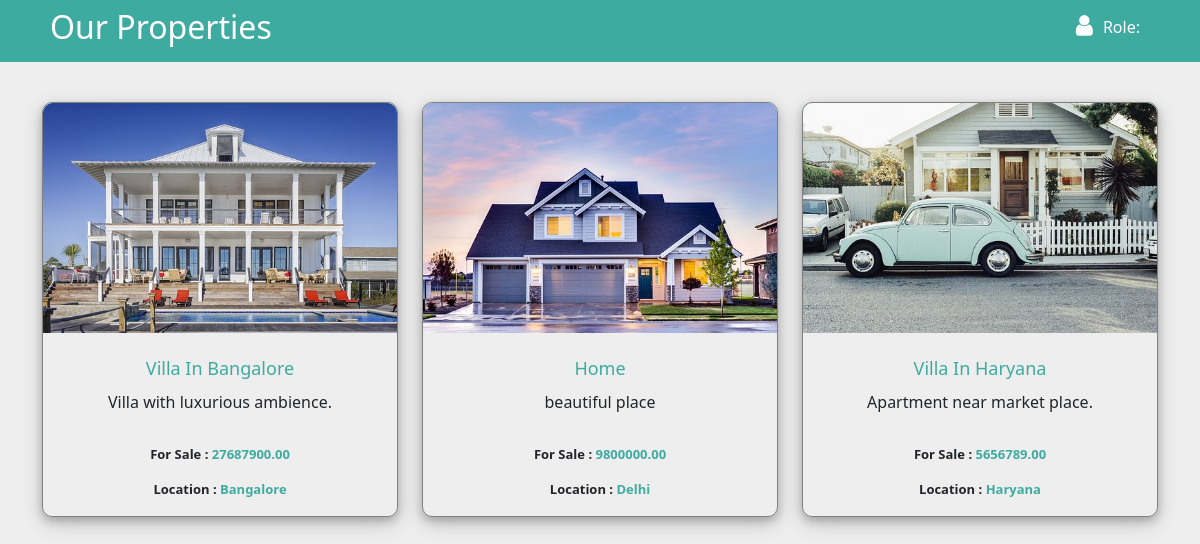
Screenshot of /supervisor.php with the database file from the repository.
### tables this page shows
CREATE TABLE `properties` (
  `id` int(11) NOT NULL,
  `name` varchar(255) NOT NULL,
  `location` varchar(255) DEFAULT NULL,
  `price` decimal(10,2) DEFAULT NULL,
  `description` text DEFAULT NULL,
  `image_path` varchar(255) DEFAULT NULL
);

### supervisor.php (the view, shortened to what this page needs)
<?php
include("conn.php");
$sql = "SELECT * FROM properties";
$result = mysqli_query($conn, $sql);
?>
<!DOCTYPE html>
<html lang="en">
<head>
    <link rel="stylesheet" href="./assets/css/project.css">
    <link href="https://cdn.jsdelivr.net/npm/bootstrap@5.0.2/dist/css/bootstrap.min.css" rel="stylesheet">
    <link rel="stylesheet" href="https://cdnjs.cloudflare.com/ajax/libs/font-awesome/4.7.0/css/font-awesome.min.css">
</head>
<body>
    <header>
        <div class="header2">
            <div class="header-left">
                <h2>Our Properties</h2>
            </div>
            <div class="header-right">
                <div class="user-dropdown">
                    <div class="userid">
                        <i class='fa fa-user' class="user-icon"></i>
                        <h5>Role: <?php echo $_SESSION["user_role"]; ?></h5>
                    </div>
                </div>
            </div>
        </div>
    </header>
    <section>
        <div class="container">
            <div class="row">
            <?php
                    if ($result) {
                        while ($row = mysqli_fetch_assoc($result)) {
                            $name = $row['name'];
                            $location = $row['location'];
                            $price = $row['price'];
                            $description = $row['description'];
                            $imagePath = $row['image_path'];
                            ?>
                <div class="col-md-4 col-sm-12">
                    <div class="box">
                        <div class="top">
                            <a href=""><img src="<?php echo $imagePath; ?>" alt="1" /></a>
                        </div>
                        <div class="bottom">
                            <h3><a href=""><?php echo $name; ?></a></h3>
                            <p><?php echo $description; ?></p>
                        </div>
                        <div class="price">
                            <p>For Sale : <span><?php echo $price; ?></span></p>
                            <p>Location : <span><?php echo $location; ?></span></p>
                        </div>
                    </div>
                </div>
                <?php
                        }
                    } else {
                        echo "No properties found.";
                    }
                    ?>
            </div>
        </div>
    </section>
</body>
</html>

### assets/css/project.css (style rules this page uses)
* { padding: 0; margin: 0; }
body { font-family: Arial, Helvetica, sans-serif; background-color: #eee !important; }
header { background-color: #3eaba1; }
header .header2 { display: flex; justify-content: space-between; align-items: center; padding:0px 50px; }
.header-left h2 { padding-top: 8px; padding-bottom: 8px; color:white; }
.header2 .header-right .user-dropdown .userid { display: flex; }
.header2 .header-right .user-dropdown i { font-size: 24px; cursor: pointer; color:white; }
.header2 .header-right .user-dropdown h5 { font-size: 16px; color:white; padding:5px 10px; }
.container { padding-top:40px !important; }
.box { border:1px solid grey; border-radius: 10px; box-shadow: 0 4px 8px 0 rgba(0, 0, 0, 0.2), 0 6px 20px 0 rgba(0, 0, 0, 0.19); margin-bottom:20px; }
.box .top { position: relative; background-color: rgba(43, 187, 175, 0.829); border-radius: 10px 10px 0px 0px; }
.box .top img { width: 100%; border-radius: 10px 10px 0px 0px; height:230px; }
.box .bottom { padding: 15px 5px; position: relative; text-align: center; }
.box .bottom h3 a { font-size: 18px; color:#3eaba1; text-decoration: none; }
.box .price { text-align: center; font-size: 22px; font-size: 13px; font-weight: bold; }
.box .price span { color: #3eaba1; margin-bottom: 5px; }

### rows the page displays
properties: image_path (picture), name "Villa In Bangalore", description "Villa with luxurious ambience.", price "27687900.00", location "Bangalore"
properties: image_path (picture), name "Home", description "beautiful place", price "9800000.00", location "Delhi"
properties: image_path (picture), name "Villa In Haryana", description "Apartment near market place.", price "5656789.00", location "Haryana"
